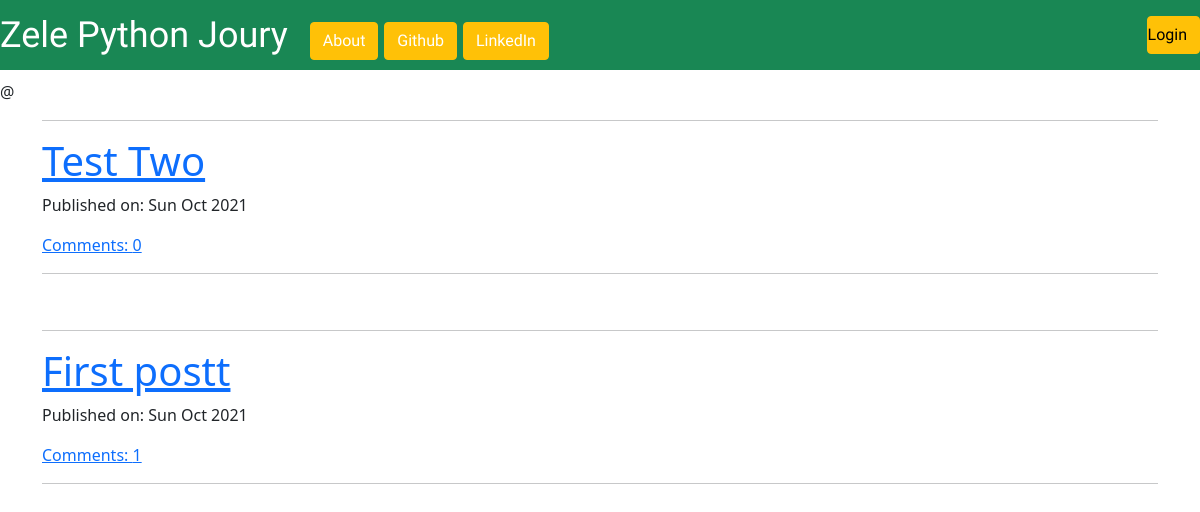
/post/, run on an earlier commit of the app's database.
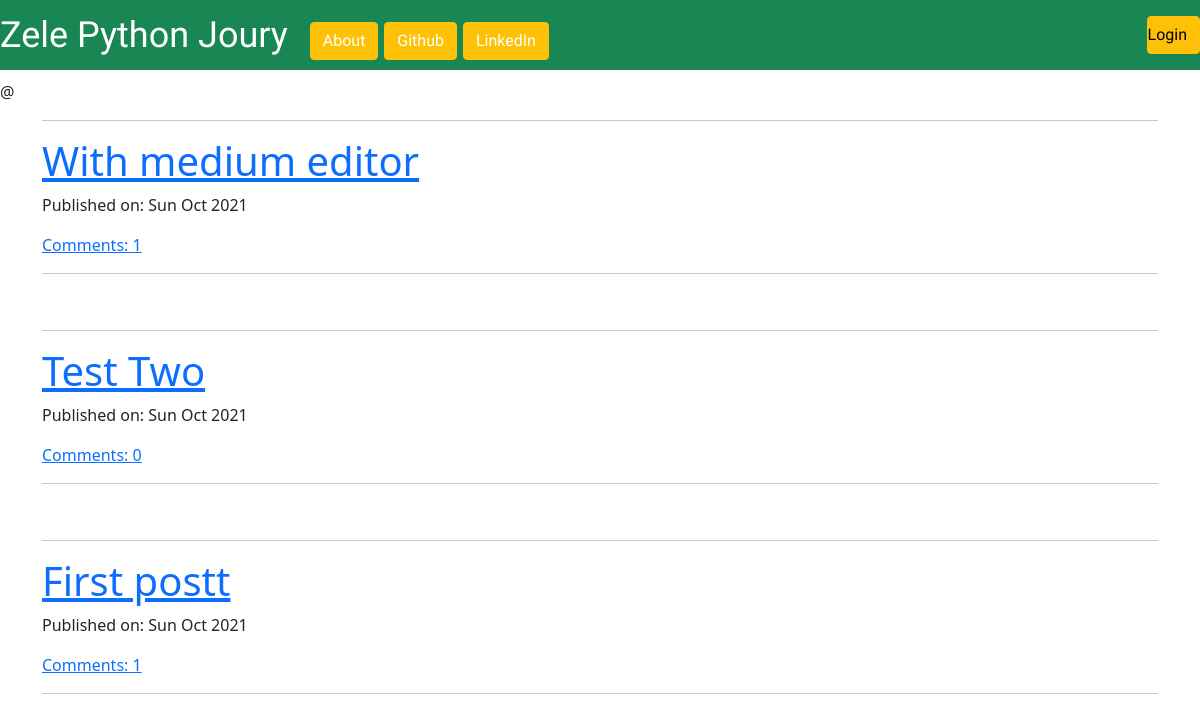
And on a later commit of the database.
### blog_app/models.py (models this page shows, shortened)
class Post(models.Model):
    author = models.ForeignKey('auth.User', on_delete=models.CASCADE)
    title = models.CharField(max_length=200)
    text = models.TextField()
    created_date = models.DateTimeField(default=timezone.now)
    published_date = models.DateTimeField(blank=True, null=True)
    def approve_comments(self):
        return self.comments.filter(approved_comment=True)

### blog_app/views.py (the view)
# urls.py: path('post/', views.PostListView.as_view(), name='post_list'),
class PostListView(ListView):
    model = Post
    def get_queryset(self):
        return Post.objects.filter(published_date__lte=timezone.now()).order_by('-published_date')

### blog_app/templates/blog_app/post_list.html
{% extends 'base.html' %}
{% block content %}
<div class="jumbotron">
    {% for post in post_list %}
        <div class="post">
            <hr>
            <h1><a href="{% url 'blog_app:post_detail' pk=post.pk %}">{{ post.title }}</a></h1>
            <div class="date">
                <p>Published on: {{ post.published_date|date:"D M Y"}}</p>
            </div>
            <a href="{% url 'blog_app:post_detail' pk=post.pk %}">Comments: {{ post.approve_comments.count }}</a>
        </div>
        <hr>
        <br>
    {% endfor %}
</div>
{% endblock %}

What changed in the data, as far as the page shows it:
added Post: title "With medium editor", published_date "Sun Oct 2021", approve_comments.count "1"
